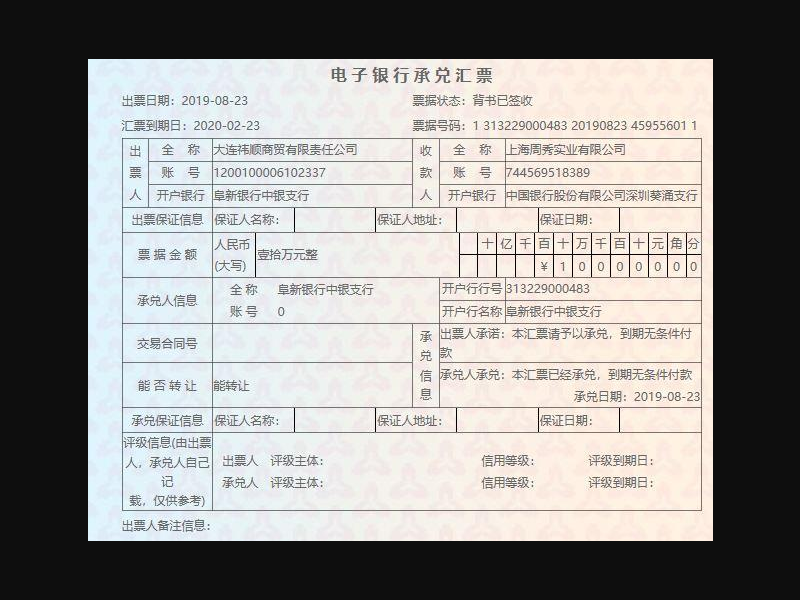
#> input picture d3.png, 800 x 600 px
$ python '提取横线和竖线.py'   (Python 2 division)
#> lines starting #> are read from the running program, lines starting #| are printed output that depends on the picture; after the words box and inside, x2 and y2 are one past the last pixel; in counts of white or black regions, pixels touching at a corner belong together

#! /usr/bin/env python
# -*- coding:utf-8 -*-
import cv2
src = cv2.imread("d3.png")
#> src is the input picture: shape (600, 800, 3); mean B, G, R 145.2, 147.2, 148.8
gray_src = cv2.cvtColor(src, cv2.COLOR_BGR2GRAY)
cv2.imshow("input image", src)
cv2.waitKey(0)

cv2.imshow("gray image", gray_src)
cv2.imwrite("gray.png", gray_src)
cv2.waitKey(0)

gray_src = cv2.bitwise_not(gray_src)
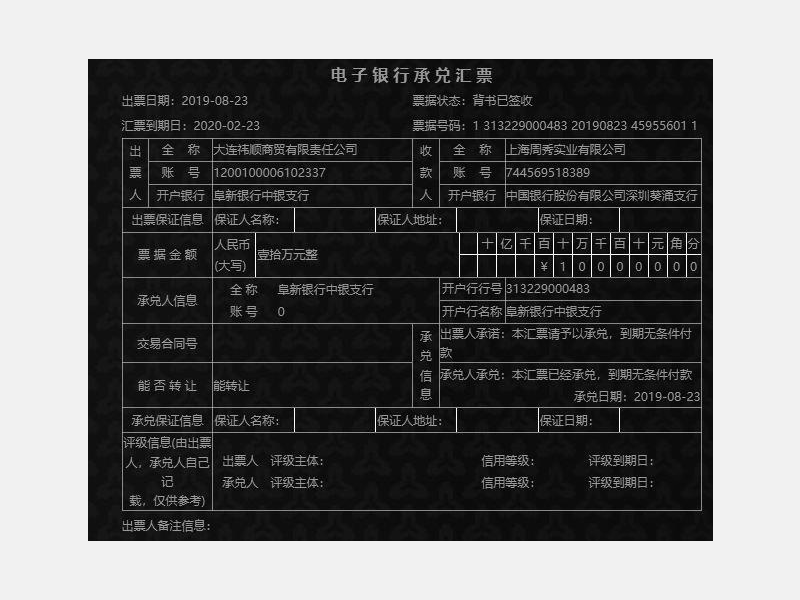
#> gray_src: shape (600, 800); min 0, max 255, mean 107.5
binary_src = cv2.adaptiveThreshold(gray_src, 255, cv2.ADAPTIVE_THRESH_MEAN_C, cv2.THRESH_BINARY, 15, -2)
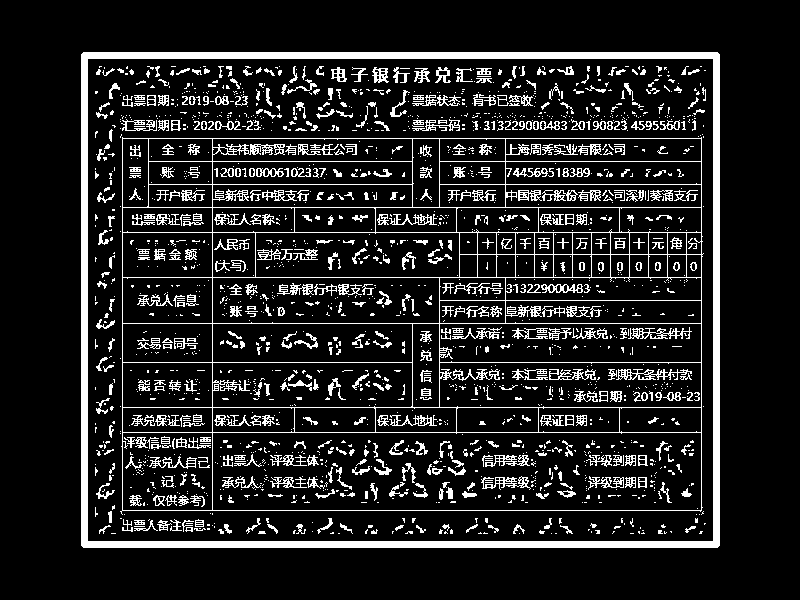
#> binary_src: shape (600, 800); 13% white; 1966 white regions (1431 under 20 px), largest, box (x1, y1, x2, y2) and area: (81, 52, 720, 548) 15682, (120, 137, 704, 515) 10870, (616, 369, 692, 380) 356
cv2.namedWindow("result image", cv2.WINDOW_AUTOSIZE)
cv2.imshow("result image", binary_src)
cv2.waitKey(0)

print(src.shape[1])
#| 800
# 提取水平线
hline = cv2.getStructuringElement(cv2.MORPH_RECT, ((src.shape[1]/16), 1), (-1, -1))
# 提取垂直线
vline = cv2.getStructuringElement(cv2.MORPH_RECT, (1, (src.shape[0]/16)), (-1, -1))
#> vline = 37 values from 1 to 1
# 这两步就是形态学的开操作——先腐蚀再膨胀
# temp = cv2.erode(binary_src, hline)
# dst = cv2.dilate(temp, hline)
dst = cv2.morphologyEx(binary_src, cv2.MORPH_OPEN, vline)
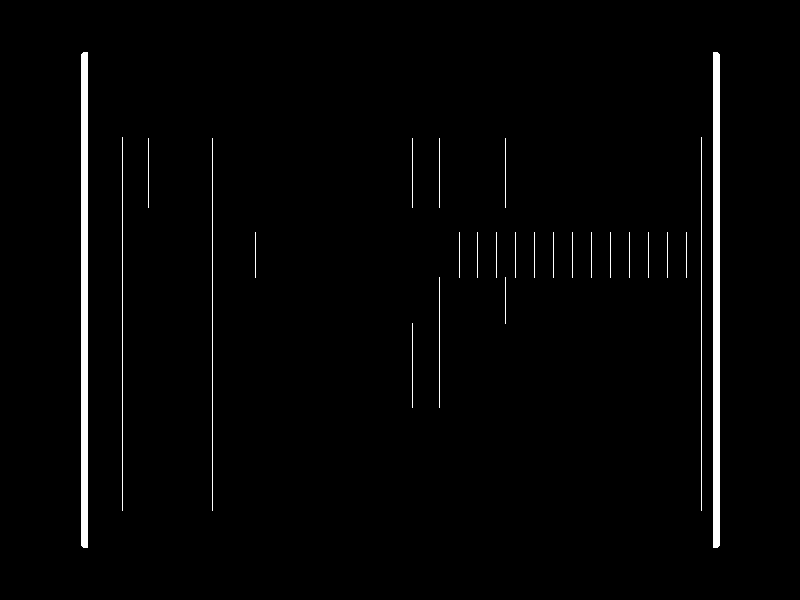
#> dst: shape (600, 800); 1.9% white; 26 white regions, largest, box (x1, y1, x2, y2) and area: (81, 52, 88, 548) 3466, (713, 52, 720, 548) 3466, (122, 137, 123, 511) 374
dst = cv2.bitwise_not(dst)
cv2.imshow("Final image", dst)
cv2.waitKey(0)

$ run again, with d1.png copied over d3.png
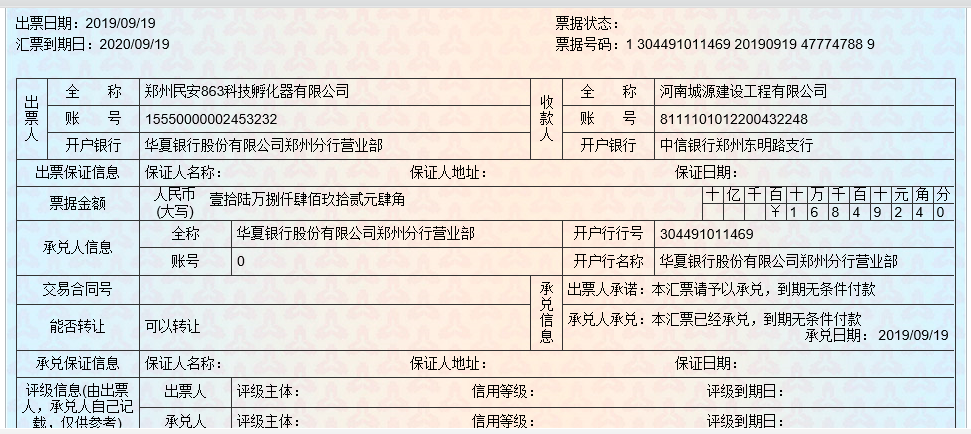
#> input picture d1.png, 971 x 434 px
#> src is the input picture: shape (434, 971, 3); mean B, G, R 218, 220.1, 220.8
#> `binary_src = cv2.adaptiveThreshold(gray_src, 255, cv2.ADAPTIVE_THRESH_..`:
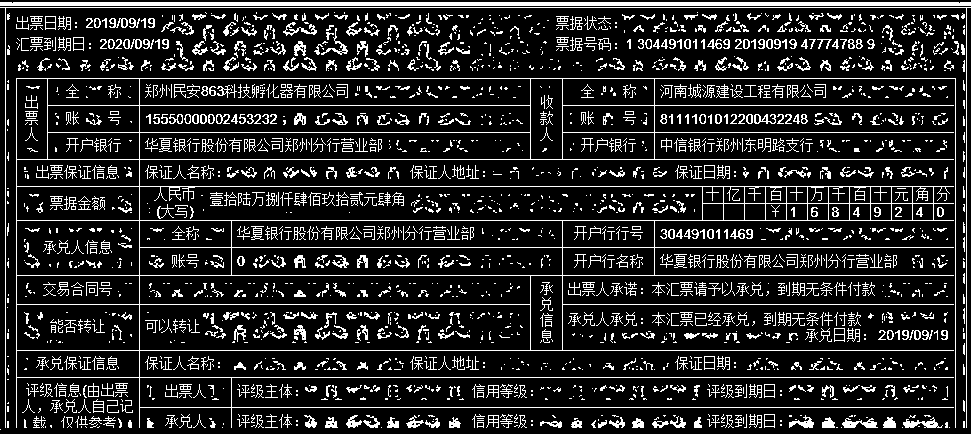
#> binary_src: shape (434, 971); 14.9% white in thin lines or dots
#| 971
#> `dst = cv2.morphologyEx(binary_src, cv2.MORPH_OPEN, vline)`:
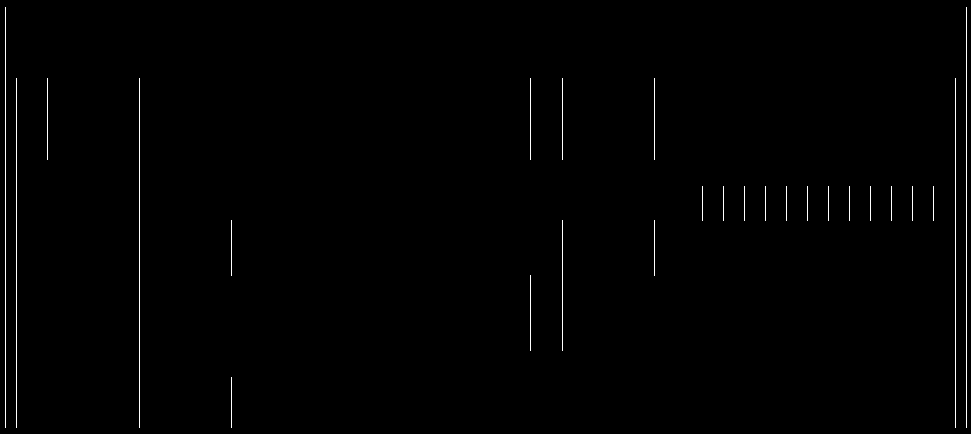
#> dst: shape (434, 971); 0.71% white in thin lines or dots
